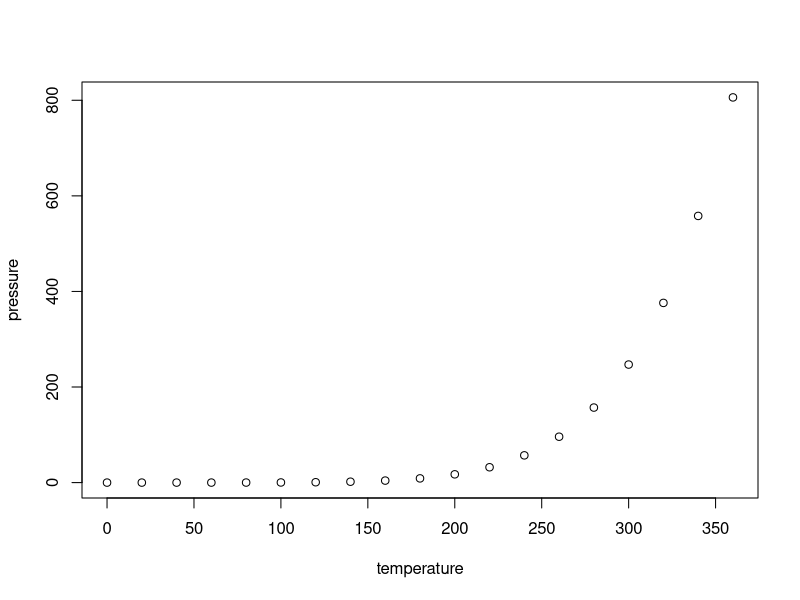
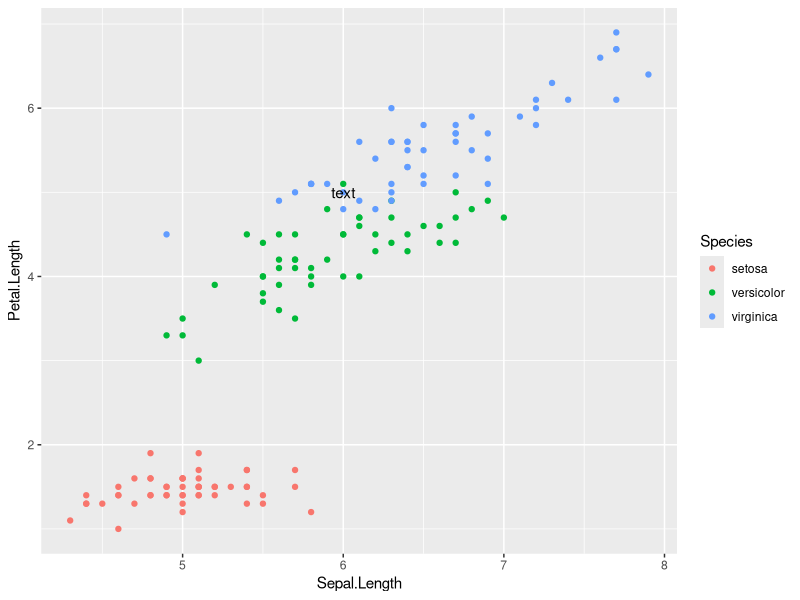
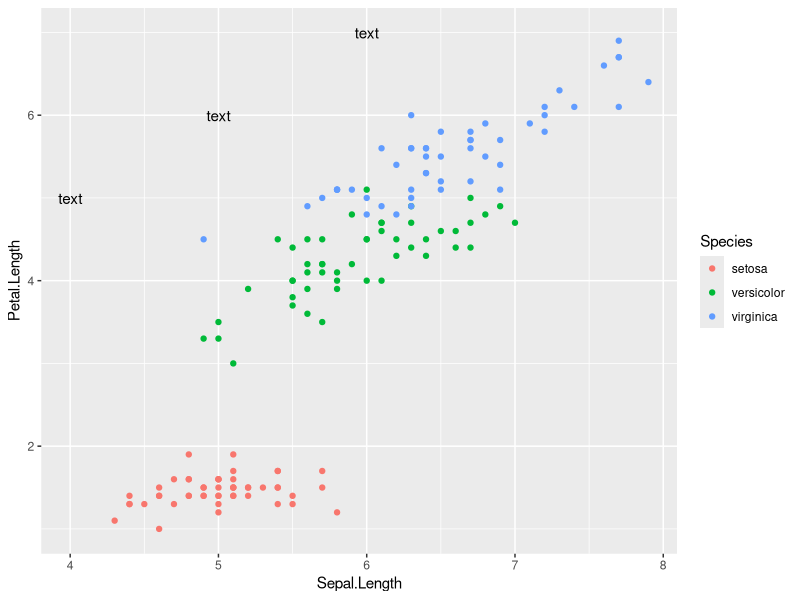
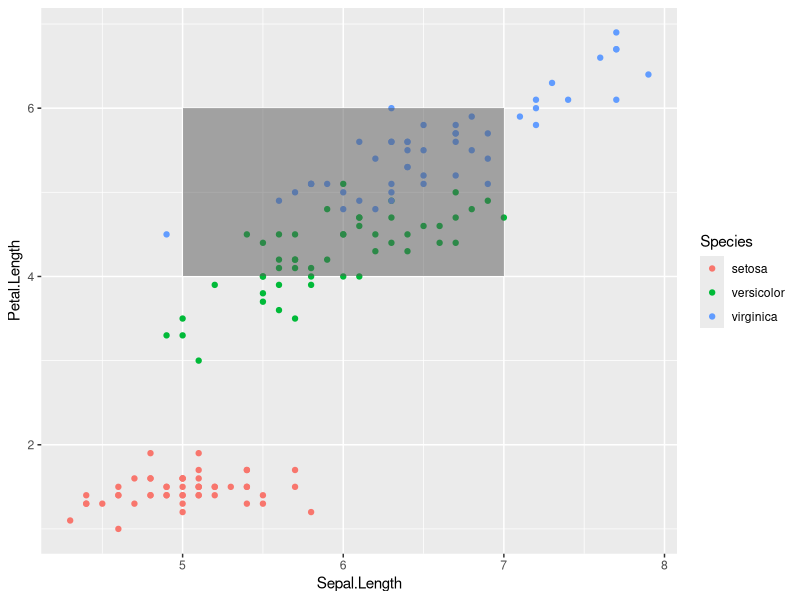
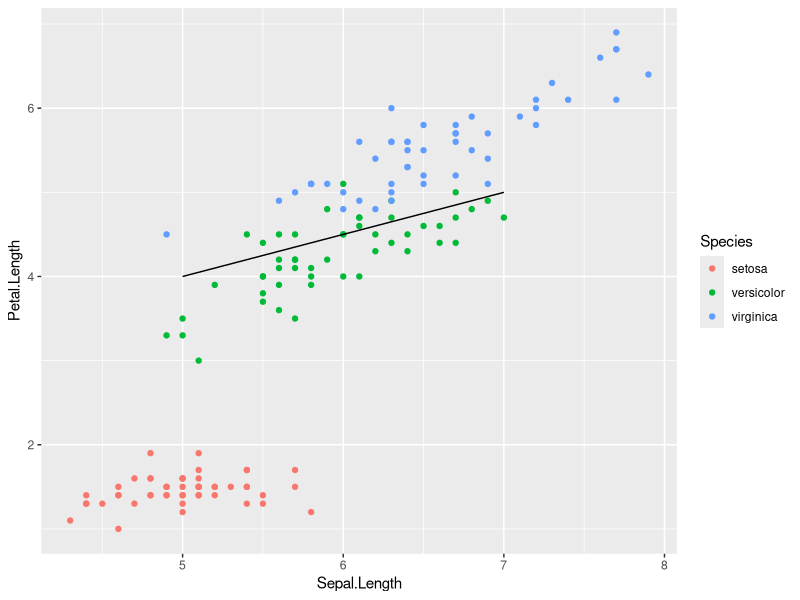

Write R code to recreate these figures, in order.
## ---- chunk 1
knitr::opts_chunk$set(echo = TRUE)
## ---- chunk 2
#load ggplot2
library (ggplot2)

#Read in dataset
data(iris)
## ---- chunk 3
#Plot 
p <- ggplot(iris, aes(Sepal.Length, Petal.Length, colour=Species)) + geom_point()
#Le résulta sera donné en dessous
plot(pressure)
## ---- chunk 4
# Ajout de texte
p + annotate("text", x = 6, y = 5, label = "text")

# Répétition d'un texte en fonction des coordonées
p + annotate("text", x = 4:6, y = 5:7, label = "text")

# Mettre en avant un zone en particuliers via un encadrement
p + annotate("rect", xmin = 5, xmax = 7, ymin = 4, ymax = 6, alpha = .5)

# Segmenter le nuage de point
p + annotate("segment", x = 5, xend = 7, y = 4, yend = 5, colour = "black")
